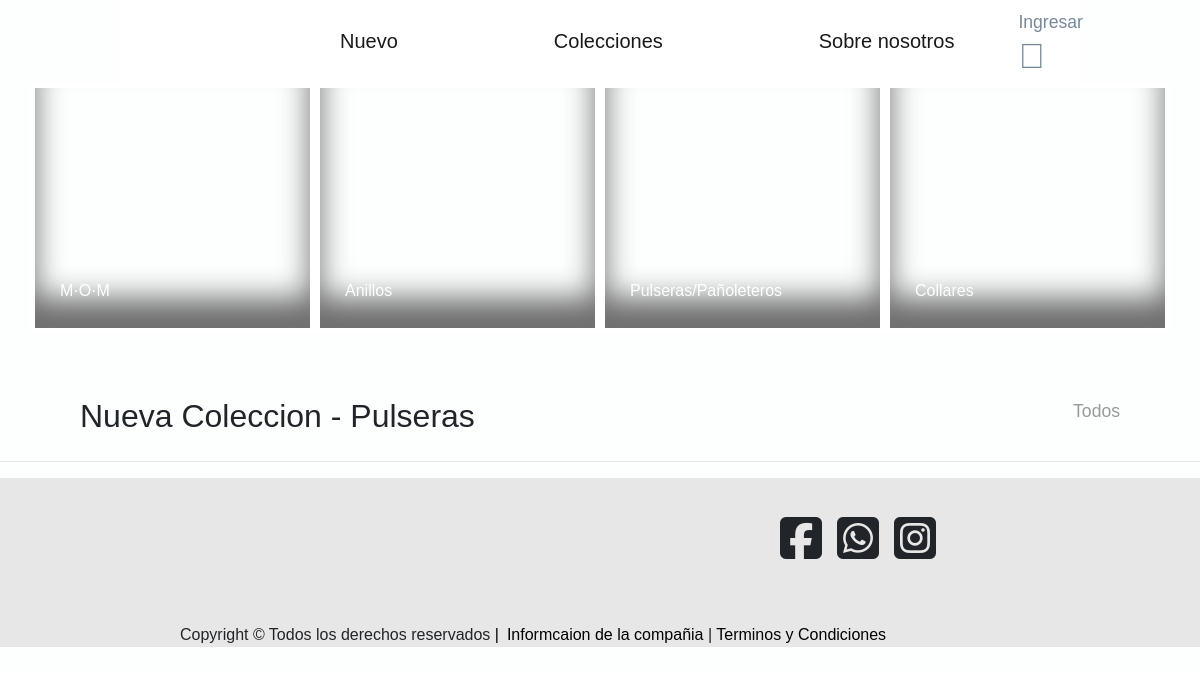
The page /coleccion-pulseras.php on the database as committed earlier.
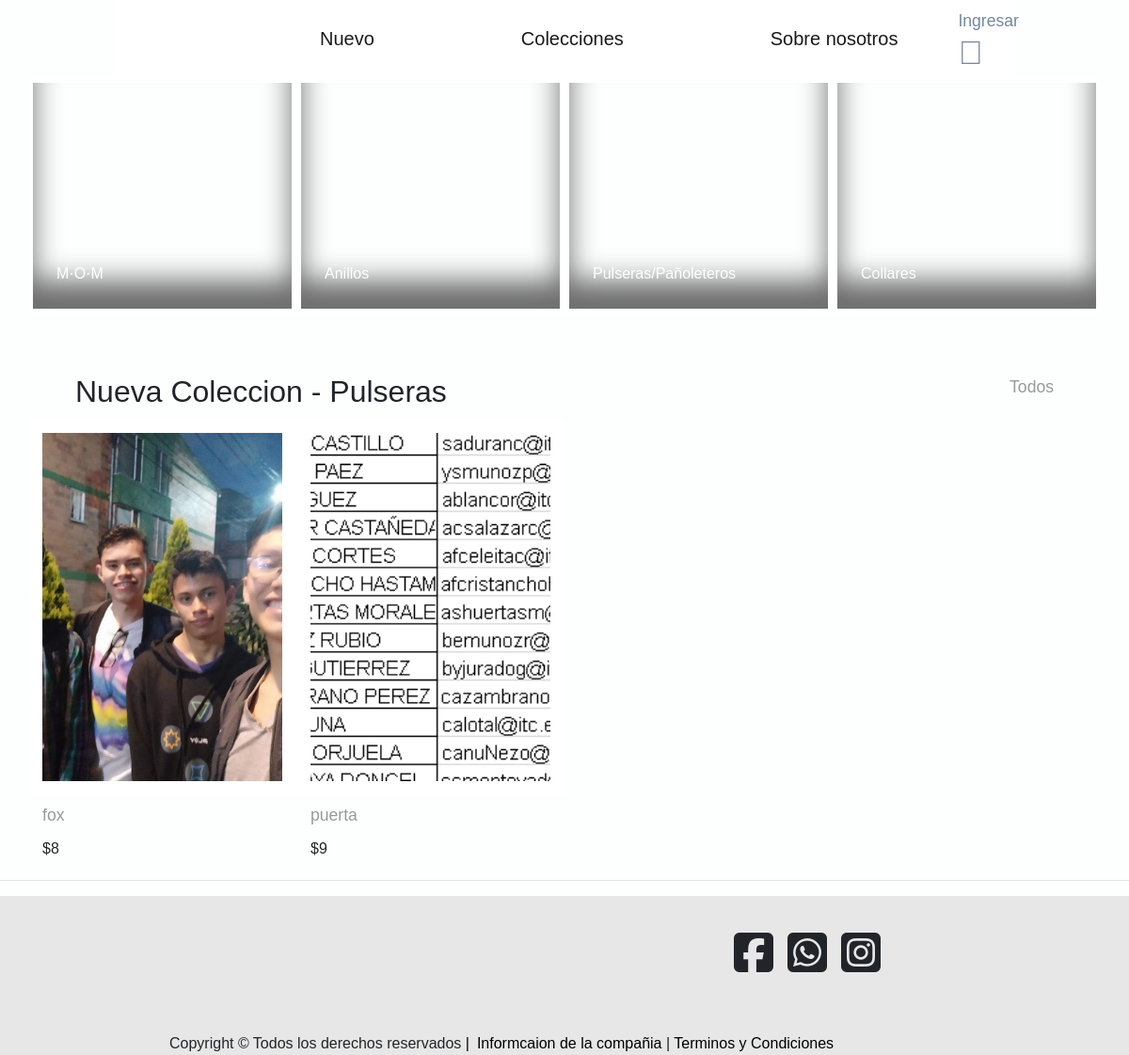
The same page on the database as committed later.
### tables this page shows
CREATE TABLE `productos` (
  `id` int(11) NOT NULL,
  `nombre` varchar(200) NOT NULL,
  `precio` double NOT NULL,
  `imagen_id` varchar(200) NOT NULL,
  `categoria_id` int(11) NOT NULL
);

### coleccion-pulseras.php (the view, shortened to what this page needs)
<?php
include('conexion.php');
include_once('header.php');
$sql = "SELECT p.* FROM productos p LEFT JOIN categorias c ON p.categoria_id= c.id WHERE p.categoria_id=33 ";
$llamado = $mbd->prepare($sql);
$llamado->execute();
$descripcion = $llamado->fetchAll();
?>
<body>
  <header>
    <nav class="navbar navbar-expand-lg navbar-light  mx-auto">
      <a class="navbar-brand  ml-5" href="nuevo.php">Nuevo</a>
      <div class="collapse navbar-collapse" id="navbarTogglerDemo02">
        <ul class="navbar-nav mr-auto mt-2 mt-lg-0">
          <li class="nav-item active">
            <a class="navbar-brand" href="#">Colecciones<span class="sr-only">(current)</span></a>
          </li>
          <li class="nav-item">
            <a class="navbar-brand" href="#">Sobre nosotros</a>
          </li>
        </ul>
        <div class="d-grid gap-2  ml-5">
          <?php if (!empty($users)) : ?>
            <div class="btn-group">
            <button style="opacity: 0.5;" type="button" class="btn btn-secondary dropdown-toggle" data-toggle="dropdown" aria-haspopup="true" aria-expanded="false">
            Hola <?= $users["nombre"];
            ?>
            </button>
            <div class="dropdown-menu dropdown-menu-right">
              <a href="config.php" class="dropdown-item btn btn-mute" type="button">Configuracion</a>
              <a href="logout.php" class="dropdown-item btn btn-mute" type="button">Salir</a>
            </div>
          </div>
            <?php else :  ?>
              <p style="display: inline; color:lightslategray"><?= "Ingresar" ?></p>
              <a style="display: inline-flex; color:lightslategray" href="/Pulseras/admin.php"><i class="fal fa-user icono"></i> </a>
            <?php endif ?>
        </div>
      </div>
    </nav>
  </header>
  <div style="cursor: pointer;"  class="section--divider">
    <div class="container">
      <div class="row">
      <a class="catalogo1 catalogos" href="coleccion-amigos.php"><div >M·O·M</div></a>
       <a class="catalogo2 catalogos" href="coleccion-anillos.php"> <div >Anillos</div></a>
      <a class="catalogo3 catalogos " href="coleccion-pulseras.php">  <div >Pulseras/Pañoleteros</div></a>
      <a class="catalogo4 catalogos" href="coleccion-collares.php">  <div >Collares</div></a>
      </div>
    </div>
  </div>
  <div style="display: inline; margin:90px ">
    <div>
      <h2 style="float: left;margin-left: 80px; ">Nueva Coleccion - Pulseras</h2>
    </div>
    <div>
      <P style="float: right;margin-right: 80px; ">Todos</P><br>
    </div>
  </div>
  <div class="section--divider">
    <div class="container">
      <div class="row">
      <?php
        foreach ($descripcion as $producto):
        ?>
        <div>
          <div style="background-image:url(imagenes/productos/<?= $producto["imagen_id"]?>)" class="muestras ">
          </div>
          <div class="precios">
            <p><?=$producto["nombre"]?></p>
            <h6>$<?= number_format(floatval($producto["precio"]))?></h6>
          </div>
        </div>
        <?php
        endforeach;
        ?>
      </div>
    </div>
  </div>
  <hr />
  <footer>
    <div class="container-footer">
      <div class="img-icono">
        <div class="colum1">
          <div class="icono-face">
            <a href=""><i class="fab fa-facebook-square iconos-footer"></i></a>
          </div>
          <div class="icono-whats">
            <a href=""><i class="fab fa-whatsapp-square iconos-footer"></i></a>
          </div>
          <div class="icono-ins">
            <a href=""><i class="fab fa-instagram-square iconos-footer"></i></a>
          </div>
        </div>
      </div>
      <div class="footer-copy">
        <div class="copy mr-2">
          Copyright © Todos los derechos reservados <a style="color: black;" href="">|</a>
        </div>
        <div class="informacion">
          <a style="color: black;" href="sobre_nosotros.php"> Informcaion de la compañia </a> | <a style="color: black;" href="">Terminos y Condiciones</a>
        </div>
      </div>
    </div>
  </footer>
</body>
</html>

Rows that differ between the two databases and show on the page:
added productos: imagen (picture), nombre "fox", precio "8"
added productos: imagen (picture), nombre "puerta", precio "9"
